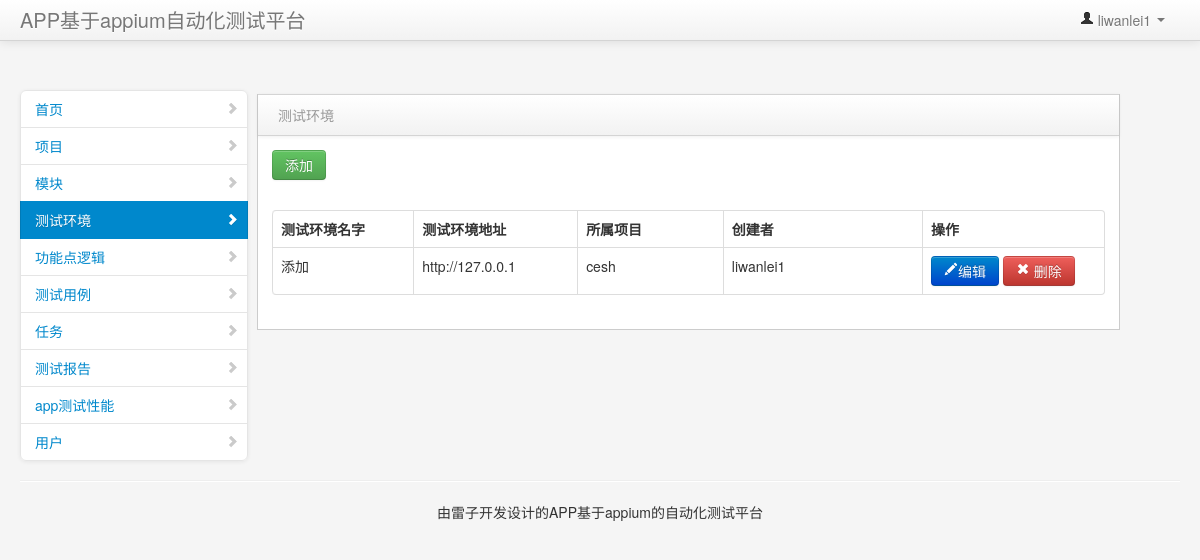
/testevent/ (signed in), run on the app's committed database.
### app/models.py (models this page shows, shortened)
class Newusers(AbstractUser):
    qq=models.IntegerField('qq',blank=True,null=True,unique=True)
    mobile=models.IntegerField('手机号',null=True,unique=True,blank=True)
    login_lock=models.BooleanField('是否锁定',default=False)
    status=models.BooleanField('状态',default=False)
    work=models.ForeignKey(Work,null=True,on_delete=models.CASCADE)
    token=models.CharField('token',max_length=252,null=True)
    class Meta:
        verbose_name = u'用户'
        verbose_name_plural = verbose_name
        ordering = ['-id']
    def __str__(self):
        return str(self.username)

class Testeven(models.Model):
    projetc=models.ForeignKey(Project,on_delete=models.CASCADE)
    user=models.ForeignKey(Newusers,on_delete=models.CASCADE)
    makedate = models.DateTimeField('创建时间', auto_now_add=True)
    status=models.BooleanField('状态',default=False)
    name=models.CharField('测试环境名字',max_length=252,default='开发环境')
    url_test=models.CharField('url',max_length=252)
    port_test=models.IntegerField('port',default=80)
    class Meta:
        verbose_name = u'测试环境'
        verbose_name_plural = verbose_name
        ordering = ['-id']

class Project(models.Model):
    type=(
    ('app','app'),
    ('web','web')
    )
    name=models.CharField('名称',max_length=32)
    desc=models.CharField('简介',max_length=255,null=True)
    makedate = models.DateTimeField('创建时间', auto_now_add=True)
    status=models.BooleanField('状态',default=False)
    fenlei=models.CharField('类型',choices=type,null=True,max_length=8)
    proeject=models.CharField('项目类型',null=True,max_length=8,default="android")
    change_time=models.DateTimeField('更新时间',auto_now_add=True)
    makeuser=models.ForeignKey(Newusers,null=True,on_delete=models.CASCADE)
    class Meta:
        verbose_name = u'项目'
        verbose_name_plural = verbose_name
        ordering = ['-id']
    def __str__(self):
        return self.name

### app/views.py (the view, shortened to what this page needs)
# urls.py: url(r'^testevent/', login_required(TestEvevtView.as_view()), name='testevent'),
class TestEvevtView(View):
    def get(self, request):
        if request.user.is_superuser is False:
            use = Newusers.objects.filter(username=request.user).first()
            m = use.project_user_set.all()
            project_list = []
            for i in m:
                project = i.productname.all()
                for j in project:
                    project_list.append(j)
        else:
            project_list = Project.objects.filter(status=False).all()
        event_list = Testeven.objects.filter(status=False, projetc__status=False).all()
        return render(request, 'page/testevent.html', {'events': event_list, 'projects': project_list})

### templates/page/testevent.html (shortened to what this page needs)
{% extends 'base.html' %}
{% block content %}
    <div class="span9" id="content">
        <div class="block">
            <div class="navbar navbar-inner block-header">
                <div class="muted pull-left">测试环境</div>
            </div>
            <div class="block-content collapse in">
                <div class="span12">
                    <div class="table-toolbar">
                        <div class="btn-group">
                            <button onclick="addtestevent()" class="btn btn-success" >添加
                            </button>
                        </div>
                    </div>
                    <div id="example2_wrapper" class="dataTables_wrapper form-inline" role="grid">
                        <div class="row">
                            <div class="span6">
                            </div>
                        </div>
                        <table cellpadding="0" cellspacing="0" border="0" class="table table-hover table-bordered dataTable" id="example2" aria-describedby="example2_info">
                            <thead>
                            <tr role="row">
                                <th class="sorting_asc" role="columnheader" tabindex="0" aria-controls="example2" rowspan="1" colspan="1" aria-sort="ascending" aria-label="Rendering engine: activate to sort column descending" style="width: 168px;">测试环境名字</th>
                                <th class="sorting_asc" role="columnheader" tabindex="0" aria-controls="example2" rowspan="1" colspan="1" aria-sort="ascending" aria-label="Rendering engine: activate to sort column descending" style="width: 168px;">测试环境地址</th>
                                <th class="sorting_asc" role="columnheader" tabindex="0" aria-controls="example2" rowspan="1" colspan="1" aria-sort="ascending" aria-label="Rendering engine: activate to sort column descending" style="width: 168px;">所属项目</th>
                                <th class="sorting" role="columnheader" tabindex="0" aria-controls="example2" rowspan="1" colspan="1" aria-label="Browser: activate to sort column ascending" style="width: 233px;">创建者</th>
                                <th class="sorting" role="columnheader" tabindex="0" aria-controls="example2" rowspan="1" colspan="1" aria-label="Platform(s): activate to sort column ascending" style="width: 214px;">操作</th>
                            </thead>
                            <tbody role="alert" aria-live="polite" aria-relevant="all">
                            {% for event in events %}
                                <tr class="gradeA odd" id="{{ event.id }}">
                                    <td class=" sorting_1">{{ event.name }}</td>
                                    <td class=" sorting_1">{{ event.url_test }}</td>
                                    <td class=" sorting_1">{{ event.projetc }}</td>
                                    <td class=" ">{{ event.user }}</td>
                                    <td class=" ">
                                        <button class="btn btn-primary " onclick="editest({{ event.id }})">
                                            <i class="icon-pencil icon-white"></i>编辑
                                        </button>
                                        <button class="btn btn-danger " onclick="deletetestevent({{ event.id }})">
                                            <i class="icon-remove icon-white">
                                            </i> 删除</button>
                                    </td>
                                </tr>
                            {% endfor %}
                            </tbody>
                        </table>
                    </div>
                </div>
            </div>
        </div>
    </div>
{% endblock %}

### templates/base.html (shortened to what this page needs)
<!DOCTYPE html>
<html class="no-js">
<head>
    <link href="../../static/css/bootstrap.min.css" rel="stylesheet" media="screen">
    <link href="../../static/css/bootstrap-responsive.min.css" rel="stylesheet" media="screen">
    <link href="../../static/css/jquery.easy-pie-chart.css" rel="stylesheet" media="screen">
    <link href="../../static/css/styles.css" rel="stylesheet" media="screen">
</head>
<body>
<div class="navbar navbar-fixed-top">
    <div class="navbar-inner">
        <div class="container-fluid">
            <a class="brand" href="#">APP基于appium自动化测试平台</a>
            <div class="nav-collapse collapse">
                <ul class="nav pull-right">
                    <li class="dropdown">
                        <a href="#" role="button" class="dropdown-toggle" data-toggle="dropdown">
                            <i class="icon-user"></i> {{request.session.username }} <i class="caret"></i>
                        </a>
                    </li>
                </ul>
            </div>
        </div>
    </div>
</div>
<div class="container-fluid">
    <div class="row-fluid">
        <div class="span3" id="sidebar" style="    width: 237px;">
            <ul class="nav nav-list bs-docs-sidenav nav-collapse collapse">
                <li >
                    <a href="{% url 'home' %}">
                        <i class="icon-chevron-right"></i>首页
                    </a>
                </li>
                <li>
                    <a href="{% url 'project' %}">
                        <i class="icon-chevron-right"></i> 项目
                    </a>
                </li>
                <li>
                    <a href="{% url 'model' %}">
                        <i class="icon-chevron-right"></i>模块
                    </a>
                <li>
                <a href="{% url 'testevent' %}">
                    <i class="icon-chevron-right"></i>测试环境
                </a>
            </li>
                <li>
                    <a href="{% url 'testfaution' %}">
                        <i class="icon-chevron-right"></i>功能点逻辑</a>
                </li>
                <li>
                    <a href="{% url 'testcase' %}">
                        <i class="icon-chevron-right"></i>测试用例</a>
                </li>
                <li>
                    <a href="{% url 'tingtask' %}">
                        <i class="icon-chevron-right"></i>任务</a>
                </li>
                <li>
                    <a href="{% url 'testreport' %}">
                        <i class="icon-chevron-right"></i></span>测试报告</a>
                </li>
                <li>
                    <a href="{% url 'xingneng' %}">
                        <i class="icon-chevron-right"></i></span>app测试性能</a>
                </li>
                {% if request.user.work.zhiwei == '测试主管' or request.user.is_superuser %}
                    <li>
                        <a href="{% url 'useradmin' %}">
                            <i class="icon-chevron-right"></i></span>用户</a>
                    </li>
                {% endif %}
            </ul>
        </div>
        {% block content %}
        {% endblock %}
    </div>
    <hr>
    <footer>
        <p style="text-align: center"> 由雷子开发设计的APP基于appium的自动化测试平台</p>
    </footer>
</div>
</body>
</html>

### static/css/styles.css (style rules this page uses)
body { padding-top: 0; padding-bottom: 40px; background-color: #f5f5f5; }
@media (min-width: 979px) { body { padding-top: 60px; } }
#content { margin-left:0px; margin-top: 20px; }
.block { border: 1px solid #ccc; background: white; margin: 1em 0em; border-top: none; }
.block-content { margin: 1em; min-height: .25em; }
.block-header { margin-bottom: 0px; border-right: none; border-left: none; -webkit-border-radius: 0px; -moz-border-radius: 0px; border-radius: 0px; }
.block-header div { padding-top: 10px; }
.bs-docs-sidenav { max-width: 228px; margin: 30px 0 0; padding: 0; background-color: #fff; -webkit-border-radius: 6px; -moz-border-radius: 6px; border-radius: 6px; -webkit-box-shadow: 0 1px 4px rgba(0,0,0,.065); -moz-box-shadow: 0 1px 4px rgba(0,0,0,.065); box-shadow: 0 1px 4px rgba(0,0,0,.065); }
.bs-docs-sidenav > li > a { display: block; width: 190px \9; margin: 0 0 -1px; padding: 8px 14px; border: 1px solid #e5e5e5; }
.bs-docs-sidenav > li:first-child > a { -webkit-border-radius: 6px 6px 0 0; -moz-border-radius: 6px 6px 0 0; border-radius: 6px 6px 0 0; }
.bs-docs-sidenav > li:last-child > a { -webkit-border-radius: 0 0 6px 6px; -moz-border-radius: 0 0 6px 6px; border-radius: 0 0 6px 6px; }
.bs-docs-sidenav > .active > a { position: relative; z-index: 2; padding: 9px 15px; border: 0; text-shadow: 0 1px 0 rgba(0,0,0,.15); -webkit-box-shadow: inset 1px 0 0 rgba(0,0,0,.1), inset -1px 0 0 rgba(0,0,0,.1); -moz-box-shadow: inset 1px 0 0 rgba(0,0,0,.1), inset -1px 0 0 rgba(0,0,0,.1); box-shadow: inset 1px 0 0 rgba(0,0,0,.1), inset -1px 0 0 rgba(0,0,0,.1); }
.bs-docs-sidenav .icon-chevron-right { float: right; margin-top: 2px; margin-right: -6px; opacity: .25; }
.bs-docs-sidenav .active .icon-chevron-right, .bs-docs-sidenav .active a:hover .icon-chevron-right { opacity: 1; }

### data on the page
Newusers: session.username "liwanlei1"
Testeven: name "添加", url_test "http://127.0.0.1", projetc "cesh", user "liwanlei1"
